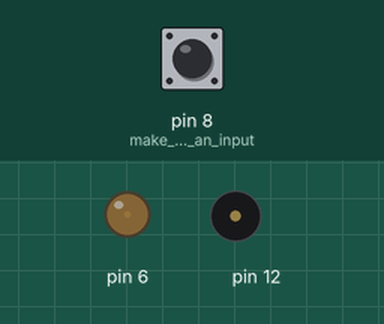
The sketch below on a simulated Arduino Uno, built with avr-gcc and run on an emulated ATmega328P. Shown: output pins drawn as LEDs (lit = HIGH), buzzer (waves = sounding). Inputs (shaded band) come from the test bench; at power-on: pin 8 (make_the_switch_an_input) LOW.

Above: at 1.2 s.
1.3 s: pin 8 (make_the_switch_an_input) pulled HIGH for 0.15 s
At 1.41 s:
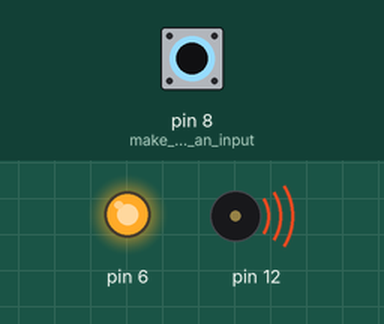
4.3 s: pin 8 (make_the_switch_an_input) pulled HIGH for 1 s
At 5.35 s:
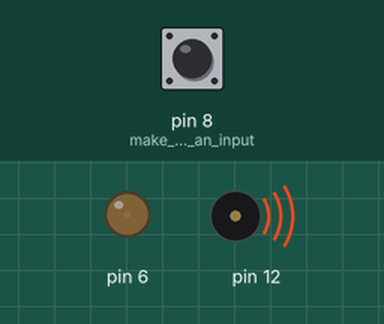
7.3 s: pin 8 (make_the_switch_an_input) pulled HIGH for 3.2 s
At 7.47 s:
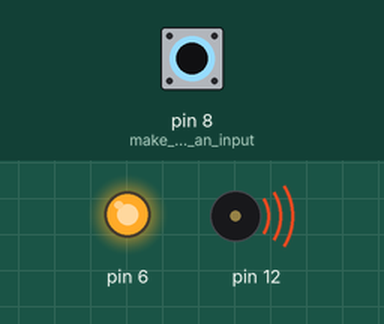
Timing chart, 0 to 18.0 s (numbered marks = the images above; inputs shaded):
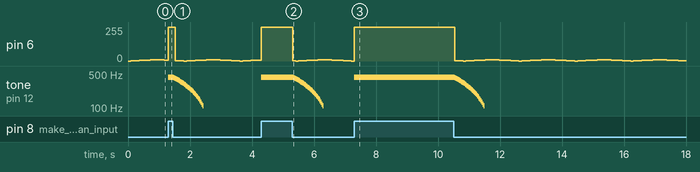

Measured:
- after the input at 1.3 s, tone on pin 12: plays 430 Hz for 0.18 s, 420 Hz for 0.03 s, 410 Hz for 0.03 s, 400 Hz for 0.03 s, 390 Hz for 0.03 s, 380 Hz for 0.03 s … (33 notes in this stretch), starting at once
- after the input at 4.3 s, tone on pin 12: plays 430 Hz for 1.1 s, 420 Hz for 0.03 s, 410 Hz for 0.03 s, 400 Hz for 0.03 s, 390 Hz for 0.03 s, 380 Hz for 0.03 s … (33 notes in this stretch), starting at once
- after the input at 7.3 s, tone on pin 12: plays 430 Hz for 3.2 s, 420 Hz for 0.03 s, 410 Hz for 0.03 s, 400 Hz for 0.03 s, 390 Hz for 0.03 s, 380 Hz for 0.03 s … (33 notes in this stretch), starting at once

The sketch:

tomIgoeExample.ino
```cpp
// a code reading exercise
// what are the circuits?
// where are the circuits?
// how many timers are in the code?

// how do you think this relates to react?


int brightness = 0;      // brightness
int fadeChange = 1;      // brightness change amount
long lastFade = 0;       // last time you faded
int fadeDelay = 90;      // delay between fade steps

int pitch = 0;           // pitch
int pitchChange = 10;    // pitch change amount
long lastSound = 0;      // last time you changed the pitch
int soundDelay = 30;     // delay between pitch steps

void setup() {
  pinMode(8, INPUT);     // make the switch an input
}

void loop() {
  // if the button is pressed:
  if (digitalRead(8) == HIGH) {
    analogWrite(6, 255);         // make the LED bright
    pitch = 440;                 // set the pitch to middle A
  }

  // if the pitch is above 10Hz
  if (pitch > 10) {
    makeSound();     // decrement the pitch
  }

  fadeLed();         // fade the LED
}


void fadeLed() {
  // if the fade delay has passed since the last time you faded:
  if (millis() - lastFade >= fadeDelay) {
    // increment the brightness using the fade change value:
    brightness = brightness + fadeChange;
    // set the PWM level on the pin
    analogWrite(6, brightness);

    // if the brightness is at the bottom or top,
    // change the direction of the fade change:
    if (brightness == 0 || brightness == 10) {
      fadeChange = -fadeChange;
    }

    // save the time you last faded for next check:
    lastFade = millis();
  }
}

void makeSound() {
  // if the sound delay has passed since the last time you changed pitch:
  if (millis() - lastSound >= soundDelay) {

    // decrement the brightness using the fade change value:
    pitch = pitch - pitchChange;
    // if the pitch is above 100, play it:
    if (pitch > 100) {
      tone(12, pitch);
    }
    // if the pitch is below 100Hz, turn it off:
    else {
      noTone(12);
    }
    // save the time you last changed pitch for next check:
    lastSound = millis();
  }
}


/*
  There's an LED and a pushbutton and a speaker attached
  to the Arduino for this sketch. Normally, the LED fades slowly
  from nothing to a dim level. When you press the button,
  the LED gets suddenly bright, and the speaker makes a
  plays a tone that gradually fades once you release the button.

  aka "laser shooty noise"

  created 24 Sept 2013
  by Tom Igoe

  //https://github.com/ITPNYU/physcomp/blob/main/F2013Section1Igoe/ButtonLaserShootyNoise/ButtonLaserShootyNoise.ino

*/
```
